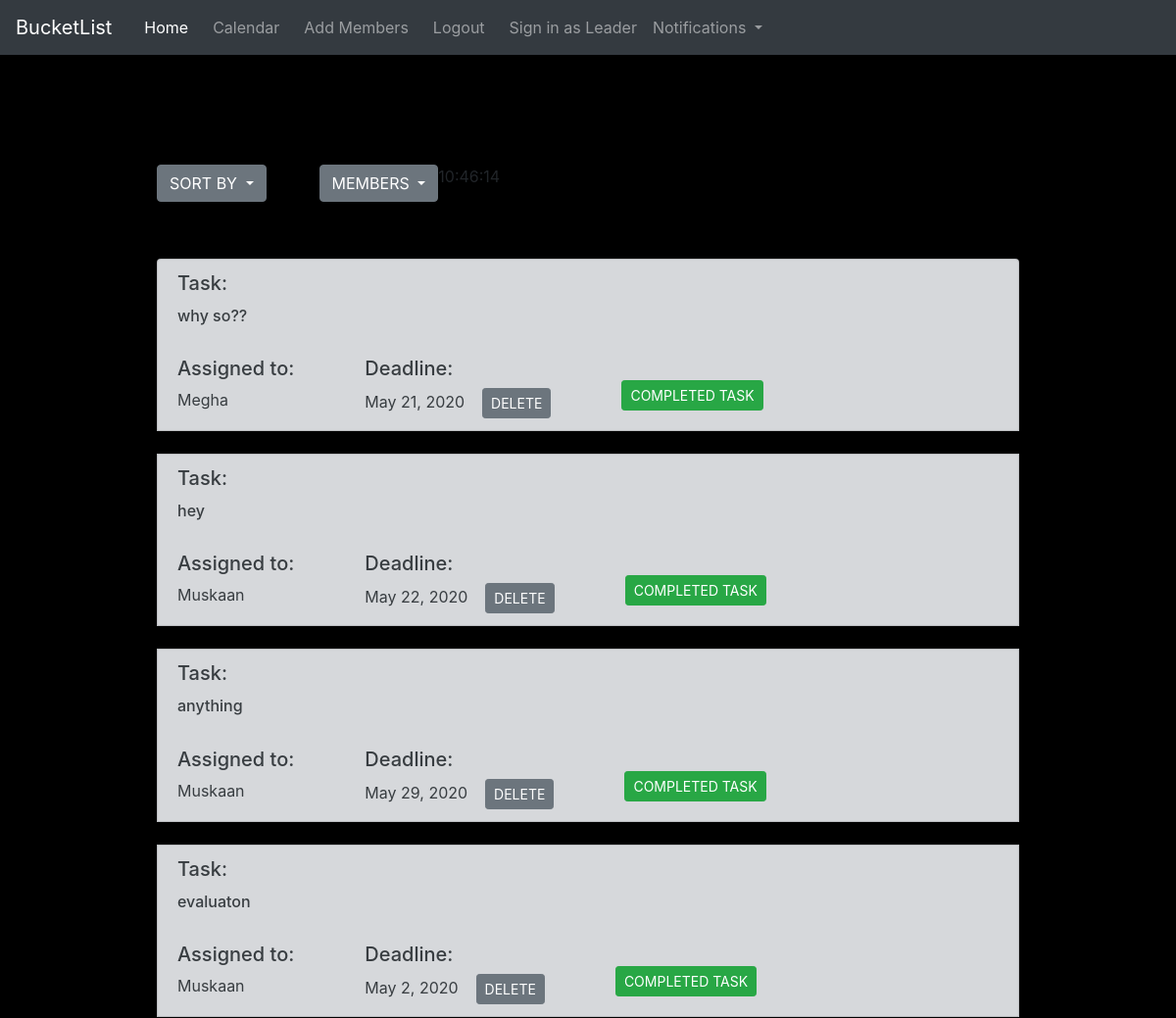
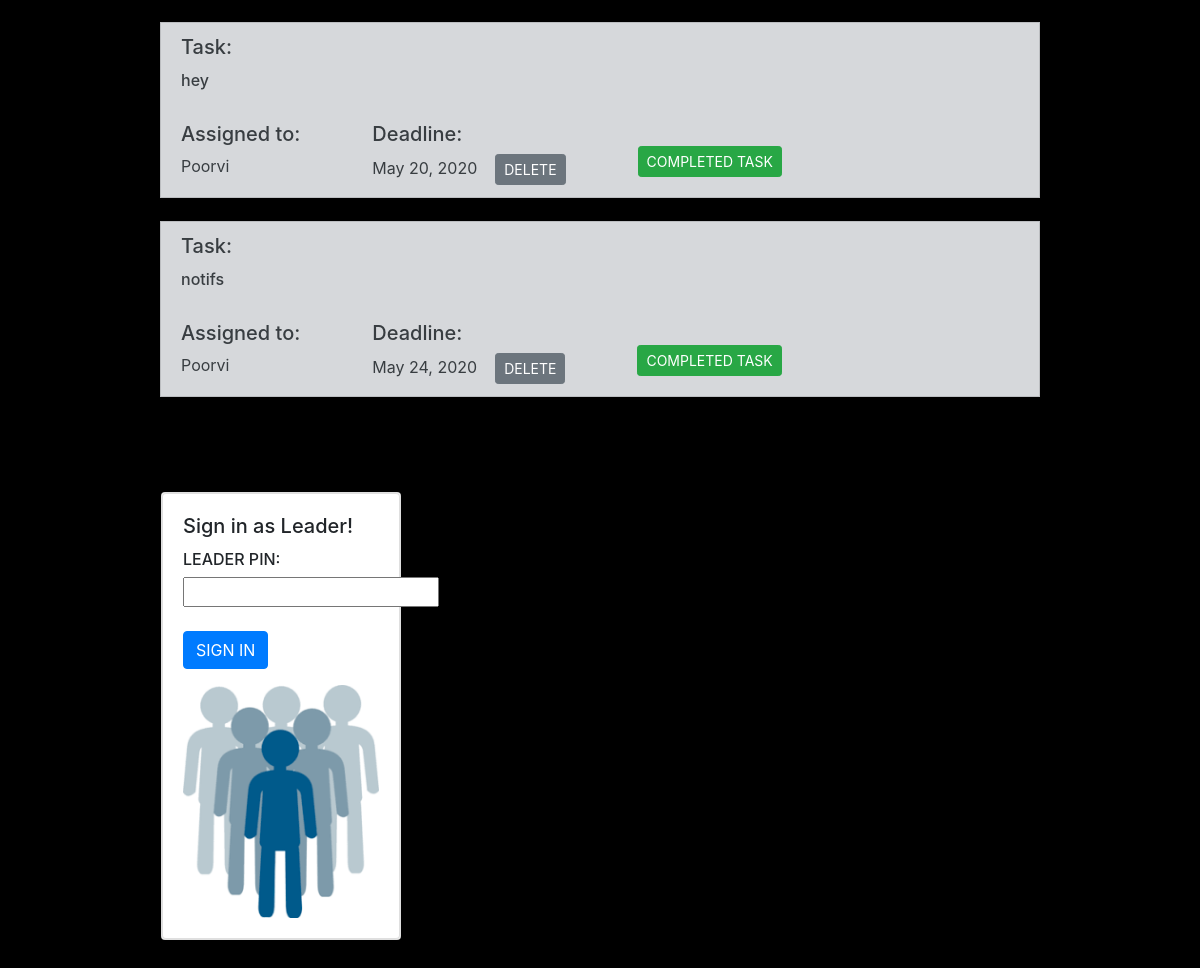
Page /sort2/ (signed in) on the committed database (2 pictures, top to bottom).
### BucketList/models.py (models this page shows)
class ListItem(models.Model):
	team = models.ForeignKey(User,on_delete=models.CASCADE,blank=True,null=True)
	content = models.CharField(max_length=500,blank=True,null=True,default=None)
	deadline = models.DateField()
	member = models.CharField(max_length=100,blank=True,null=True)
	status=models.TextField(max_length=20,default="Incomplete")

### BucketList/views.py (the view)
# urls.py: path('sort2/',sortbymem,name="sortbymem"),
def sortbymem(request):
	all_member= Profile.objects.filter(memberid__id=request.user.id)
	TeamLeader= Leader.objects.filter(leaderid__id=request.user.id)
	stuff = ListItem.objects.filter(team__id=request.user.id)
	allitems = stuff.filter(status="Incomplete")
	all_items = allitems.order_by('member')
	return render(request,'BucketList/home.html',{'all':all_items,'all_members':all_member,'notifs':stuff,'teamleader':TeamLeader})

### BucketList/Templates/BucketList/home.html (shortened to what this page needs)
<DOCTYPE! html>
<html>
<head>
  <link rel="stylesheet" href="https://maxcdn.bootstrapcdn.com/bootstrap/4.0.0/css/bootstrap.min.css">
  <link rel="stylesheet" href="https://maxcdn.bootstrapcdn.com/bootstrap/4.0.0/css/bootstrap.min.css">
  <link rel="stylesheet" href="stylehome.css">
</head>
<section><nav class="navbar navbar-expand-lg navbar-light bg-light navbar navbar-dark bg-dark">
  <a class="navbar-brand" href="/">BucketList</a>
  <div class="collapse navbar-collapse" id="navbarSupportedContent">
    <ul class="navbar-nav mr-auto">
      <li class="nav-item active">
        <a class="nav-link" href="/">Home <span class="sr-only">(current)</span></a>
      </li>&nbsp;&nbsp;
      <li class="nav-item">
        <a class="nav-link" href="{% url 'BucketList:Calendar' %}">Calendar</a>
      </li>&nbsp;&nbsp;
      {% if user.is_authenticated %}
      <li class="nav-item">
        <button type="button" class="nav-link bg-dark" style="padding: none;border: none" onclick="document.getElementById('ADDMEM')" data-toggle="modal" data-target="#examplemodal">
  Add Members
</button></li>
      <li class="nav-item">
        <a class="nav-link " href="{% url 'logout' %}">Logout</a>
      </li>&nbsp;&nbsp;{% if not leadsignedin %}
      <li class="nav-item">
        <a class="nav-link" href="#signasleader">Sign in as Leader</a>
      </li>{% endif %}
      {% endif %}
{% if user.is_authenticated %}
  <li class="nav-item dropdown">
        <a class="nav-link dropdown-toggle " href="#" id="navbarDropdown" role="button" data-toggle="dropdown" aria-haspopup="true" aria-expanded="false">
        Notifications
        </a>
      </li>
{% endif %}
    </ul>
  </div>
</nav>
</section>
<body style=" background:black; box-sizing: border-box ;background-attachment: fixed; background-repeat: no-repeat; background-size: cover;" style="background-position: center;">
<div style="margin-left: 10rem; margin-right: 10rem; margin-top: 7rem;">
{% if user.is_authenticated %}
{% if not leadsignedin %}
<div class="dropdown" style="float: left">
  <button class="btn btn-secondary dropdown-toggle" type="button" id="dropdownMenuButton" data-toggle="dropdown" aria-haspopup="true" aria-expanded="false">
    SORT BY
  </button>
</div>
<div style="float: left">
</div>{% endif %}
<div class="dropdown" style="float: left" >
  <button class="btn btn-secondary dropdown-toggle" type="button" id="dropdownMenuButton" data-toggle="dropdown" aria-haspopup="true" aria-expanded="false">
    MEMBERS
  </button>
</div>
<div id="clock"></div>
<br>
<br>
<br>
  <ul class="list-group">
  {% if all %}
  {% for item in all %}
  <li class="list-group-item list-group-item-action list-group-item-secondary" >
  <h5 class="card-title">Task:</h5>
  <h6 class="card-text">{{ item.content }}</h6>
  <br>
  <div style="float: left"><h5>Assigned to:</h5>{{ item.member }}&nbsp;&nbsp;</div>
  <div style="float: left;">&nbsp;&nbsp;&nbsp;&nbsp;&nbsp;&nbsp;&nbsp;&nbsp;&nbsp;&nbsp;&nbsp;&nbsp;&nbsp;&nbsp;&nbsp;&nbsp;</div>
  <div style="float: left"><h5>Deadline:</h5> {{ item.deadline }} <form action="/delete/{{ item.id }}/" method="post" style="display:inline">
    <input class="btn btn-secondary btn-sm" type="submit" value="DELETE">
    </form></div><br>
    {% if not leadsignedin %}
    <div style="float: left;">&nbsp;&nbsp;&nbsp;&nbsp;&nbsp;&nbsp;&nbsp;&nbsp;&nbsp;&nbsp;&nbsp;&nbsp;&nbsp;&nbsp;&nbsp;&nbsp;</div>
    <div style="float: left"><form action="/complete/{{ item.id }}/" method="post" style="display:inline">{% csrf_token %}<input class="btn btn-success btn-secondary btn-sm" type="submit" value="COMPLETED TASK">
  </form></div>{% endif %}
  </li><br>
  {% endfor %}
  {% else %}
  <p class="display-4" style="margin-top: 10px; color: DimGrey;font-weight: 500">No Task Pending! WOHOO!</p>
  {% endif %}
  <br>
  </ul>
<br>
<br>
{% if not leadsignedin and teamleader %}
<div class="row">
    <div style="float: left;margin-left: 1rem; margin-bottom: 2rem;">
      <div class="card" style="width: 15rem; height: 28rem;" style="float: left">
  <div class="card">
    <div class="card-body">
      <h5 class="card-title">Sign in as Leader!</h5>
        <form id="signasleader" name="signleader" action="/signasleader/" onsubmit="return ValidateSignIn()" method="post">{% csrf_token %}
        <h6>LEADER PIN:</h6><input type="text" name="leaderpin"><br><br>
        <input class="btn btn-primary" type="submit" value="SIGN IN" >
        </form> <img class="card-img-top" >
    </div>
  </div>
</div>
</div>
</div>
{% endif %}
      {% endif %}
</div>
</body>
</html>

### rows in the picture
ListItem: content "why so??", member "Megha", deadline "May 21, 2020"
ListItem: content "hey", member "Muskaan", deadline "May 22, 2020"
ListItem: content "anything", member "Muskaan", deadline "May 29, 2020"
ListItem: content "evaluaton", member "Muskaan", deadline "May 2, 2020"
ListItem: content "hey", member "Poorvi", deadline "May 20, 2020"
ListItem: content "notifs", member "Poorvi", deadline "May 24, 2020"
